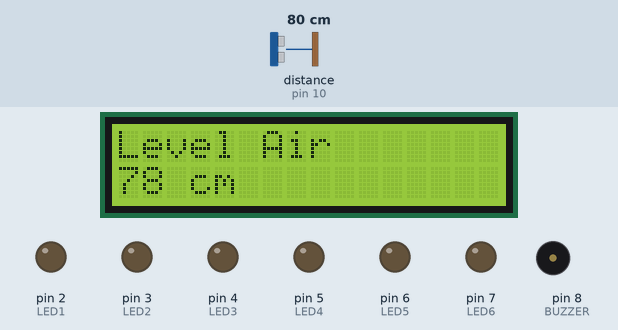
This sketch was run on a simulated Arduino Uno, built with avr-gcc and run on an emulated ATmega328P. Parts: 16×2 character LCD, output pins drawn as LEDs (lit = HIGH), buzzer (waves = sounding, pin HIGH). Wiring (inferred from the names in the program): ultrasonic range finder: trigger pin 9; echo pin 10. The inputs (shaded band) are chosen by the test bench; at power-on: distance to the obstacle (sensor on pin 10) 80 cm. The echo pulse lasts 58.3 µs per cm; pins used as bus, display or sensor lines are not drawn.

Above: at 7.6 s.
7.7 s: distance to the obstacle (sensor on pin 10) set to 2 cm
At 9.0 s:
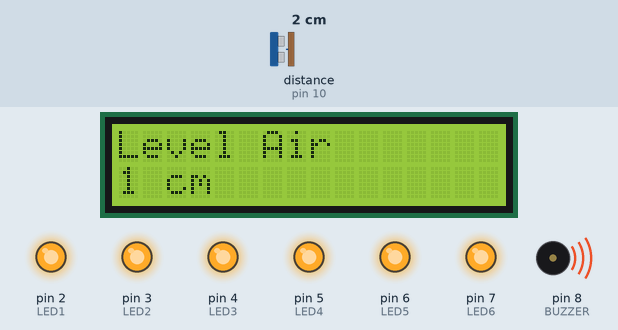
9.3 s: distance to the obstacle (sensor on pin 10) set to 17 cm
At 10.6 s:
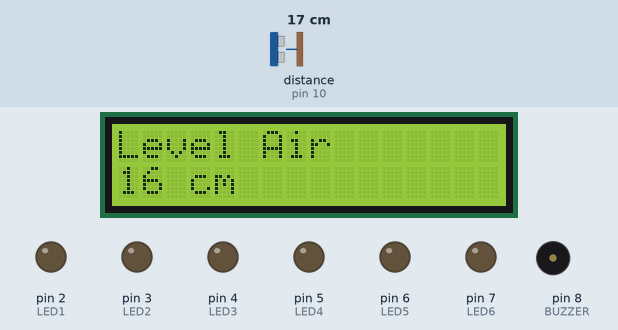
10.9 s: distance to the obstacle (sensor on pin 10) set to 20 cm
At 11.6 s:
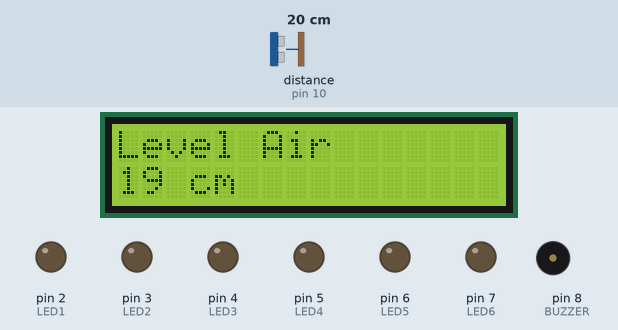
12.4 s: distance to the obstacle (sensor on pin 10) set to 9 cm
At 13.1 s:
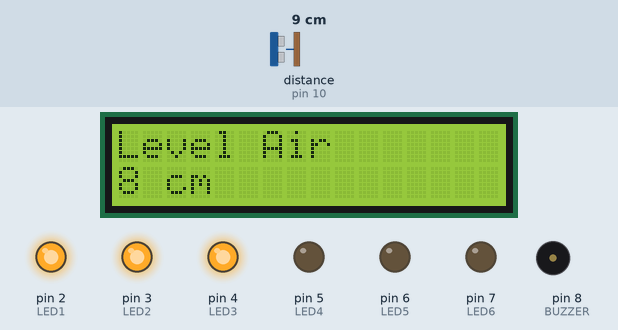
14.0 s: distance to the obstacle (sensor on pin 10) set to 60 cm
At 14.6 s:
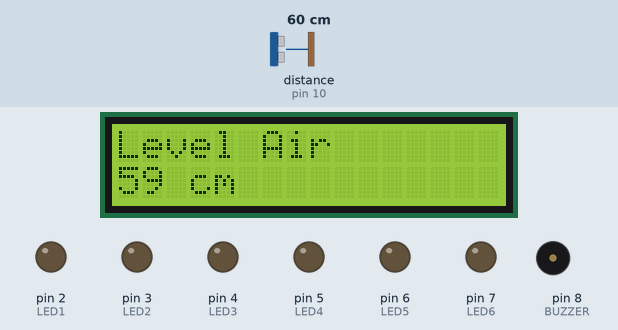
17.0 s: distance to the obstacle (sensor on pin 10) set to 6 cm
At 18.2 s:
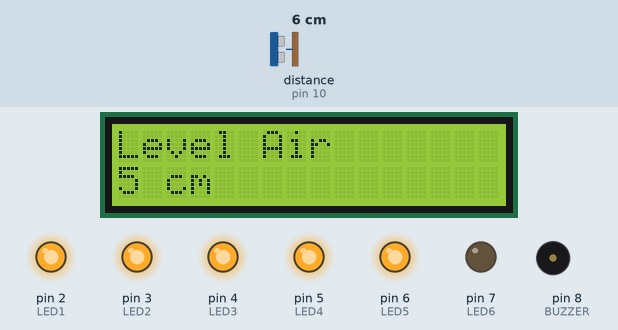
Timing chart, 0 to 19.7 s (numbered marks = the images above; inputs shaded):
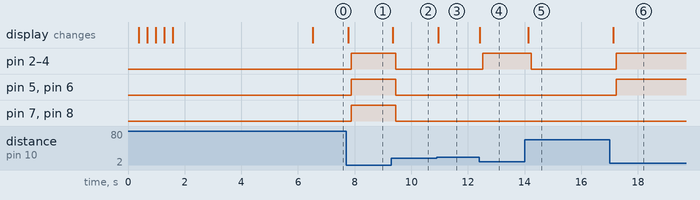

The sketch:

Sensor_Ultrasonic.ino
```cpp
#include <LiquidCrystal_I2C.h>
#define trig 9
#define echo 10
LiquidCrystal_I2C lcd(0x27, 16, 2);

int LED1 = 2;
int LED2 = 3;
int LED3 = 4;
int LED4 = 5;
int LED5 = 6;
int LED6 = 7;
int BUZZER = 8;
int i;

void setup() {
  // put your setup code here, to run once:
  Serial.begin(9600);
  pinMode(trig, OUTPUT);
  pinMode(echo, INPUT);
  pinMode(LED1, OUTPUT);
  pinMode(LED2, OUTPUT);
  pinMode(LED3, OUTPUT);
  pinMode(LED4, OUTPUT);
  pinMode(LED5, OUTPUT);
  pinMode(LED6, OUTPUT);
  pinMode(BUZZER, OUTPUT);
  lcd.init();
  lcd.backlight();
  lcd.setCursor(0, 1);
  lcd.print("  ....  ");
  for (i = 0; i < 18; i++)
  {
  lcd.scrollDisplayLeft();
  delay(300);
  }
  lcd.clear();
  delay(1000);
}

void loop() {
  // put your main code here, to run repeatedly:
  long duration, distance;
  digitalWrite(trig, LOW);
  delayMicroseconds(2);
  digitalWrite(trig, HIGH);
  delayMicroseconds(10);
  digitalWrite(trig, LOW);
  duration = pulseIn(echo, HIGH);
  distance = duration*0.034/2;

  lcd.clear();
  lcd.setCursor(0,0);
  lcd.print("Level Air ");
  lcd.setCursor(0,1);
  lcd.print(distance);
  lcd.print(" cm   ");
  delay(100);

  if ( distance <= 10 ){
    digitalWrite(LED1, HIGH);
  }else if (distance > 10){
    digitalWrite(LED1, LOW);
  }

   if ( distance <= 9 ){
    digitalWrite(LED2, HIGH);
  }else if ( distance > 9){
    digitalWrite(LED2, LOW);
  }

   if ( distance <= 8 ){
    digitalWrite(LED3, HIGH);
  }else if ( distance > 8 ){
    digitalWrite(LED3, LOW);
  }

  if ( distance <= 7 ){
    digitalWrite(LED4, HIGH);
  }else if ( distance > 7 ){
    digitalWrite(LED4, LOW);
  }

  if ( distance <= 6 ){
    digitalWrite(LED5, HIGH);
  }else if ( distance > 6 ){
    digitalWrite(LED5, LOW);
  }

  if ( distance <= 4 ){
    digitalWrite(LED6, HIGH);
  }else if ( distance > 4){
    digitalWrite(LED6, LOW);
  }

  if ( distance <= 4 ){
    digitalWrite(BUZZER, HIGH);
  }else if ( distance > 4){
    digitalWrite(BUZZER, LOW);
  }
}
```

Measured:
- after the input at 7.7 s, pin 2 (LED1), pin 3 (LED2), pin 4 (LED3), pin 5 (LED4), pin 6 (LED5), pin 7 (LED6), pin 8 (BUZZER): LOW → HIGH after 0.18 s; the display: changes after 0.08 s (image 1)
- after the input at 9.3 s, pin 2 (LED1), pin 3 (LED2), pin 4 (LED3), pin 5 (LED4), pin 6 (LED5), pin 7 (LED6), pin 8 (BUZZER): HIGH → LOW after 0.15 s; the display: changes after 0.05 s (image 2)
- after the input at 10.9 s, the display: changes after 0.05 s (image 3)
- after the input at 12.4 s, pin 2 (LED1), pin 3 (LED2), pin 4 (LED3): LOW → HIGH after 0.13 s; the display: changes at once (image 4)
- after the input at 14.0 s, pin 2 (LED1), pin 3 (LED2), pin 4 (LED3): HIGH → LOW after 0.23 s; the display: changes after 0.13 s (image 5)
- after the input at 17.0 s, pin 2 (LED1), pin 3 (LED2), pin 4 (LED3), pin 5 (LED4), pin 6 (LED5): LOW → HIGH after 0.23 s; the display: changes after 0.13 s (image 6)
